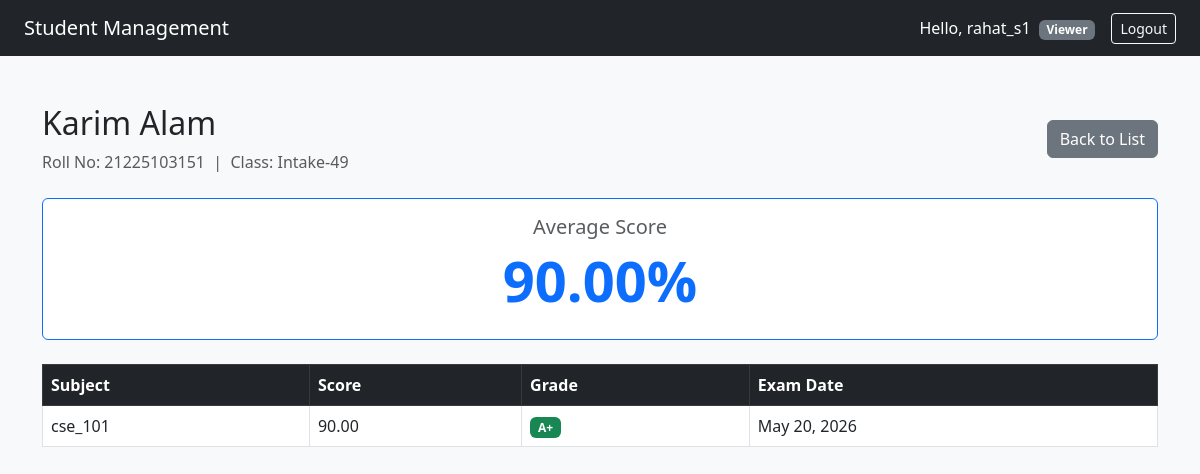
/students/1/ (signed in), run on the app's committed database.
### students/models.py (models this page shows, shortened)
class Student(models.Model):
    user = models.OneToOneField(User, on_delete=models.CASCADE, null=True, blank=True, related_name='student_profile')
    name = models.CharField(max_length=100)
    roll_no = models.CharField(max_length=20,unique=True)
    email = models.CharField(unique=True)
    class_name = models.CharField(max_length=50)
    created_at = models.DateTimeField(auto_now_add=True)

class Mark(models.Model):
    student = models.ForeignKey(Student,on_delete=models.CASCADE,related_name='marks')
    subject = models.CharField(max_length=100)
    score = models.DecimalField(max_digits=5,decimal_places=2)
    exam_date = models.DateField()
    def get_grade(self):
        if self.score >= 80:
            return 'A+'
        elif self.score >= 70:
            return 'A'
        elif self.score >= 60:
            return 'B'
        elif self.score >= 50:
            return 'C'
        elif self.score >= 40:
            return 'D'
        else:
            return 'F'

### students/views.py (the view)
# urls.py: path('<int:pk>/',views.student_detail,name='student_detail'),
@login_required
def student_detail(request,pk):
    student = get_object_or_404(Student, pk=pk)
    if not request.user.is_staff and hasattr(request.user, 'student_profile'):
        if request.user.student_profile.pk != student.pk:
            messages.error(request, 'You can only view your own profile.')
            return redirect('student_list')
    marks = student.marks.all().order_by('exam_date')
    average = marks.aggregate(Avg('score')).get('score__avg') or 0
    return render(request,'students/student_detail.html',{
        'student': student,
        'marks': marks,
        'average': round(average,2)
    })

### students/templates/students/student_detail.html (shortened to what this page needs)
<!DOCTYPE html>
<html lang="en">
<head>
  <link href="https://cdn.jsdelivr.net/npm/bootstrap@5.3.0/dist/css/bootstrap.min.css" rel="stylesheet">
</head>
<body class="bg-light">
<nav class="navbar navbar-dark bg-dark px-4">
  <span class="navbar-brand">Student Management</span>
  <div class="d-flex align-items-center gap-3">
    <span class="text-white">
      Hello, {{ request.user.username }}
      {% if request.user.is_staff %}
        <span class="badge bg-warning text-dark ms-1">Admin</span>
      {% else %}
        <span class="badge bg-secondary ms-1">Viewer</span>
      {% endif %}
    </span>
    <form method="POST" action="{% url 'logout' %}">
      <button type="submit" class="btn btn-outline-light btn-sm">Logout</button>
    </form>
  </div>
</nav>
<div class="container mt-5">
  <div class="d-flex justify-content-between align-items-center mb-4">
    <div>
      <h2>{{ student.name }}</h2>
      <p class="text-muted mb-0">Roll No: {{ student.roll_no }} &nbsp;|&nbsp; Class: {{ student.class_name }}</p>
    </div>
    <div class="d-flex gap-2">
      <a href="{% url 'student_list' %}" class="btn btn-secondary">Back to List</a>
    </div>
  </div>
  <div class="card mb-4 border-primary">
    <div class="card-body text-center">
      <h5 class="text-muted">Average Score</h5>
      <h1 class="display-4 fw-bold text-primary">{{ average }}%</h1>
    </div>
  </div>
  <table class="table table-bordered bg-white">
    <thead class="table-dark">
      <tr>
        <th>Subject</th>
        <th>Score</th>
        <th>Grade</th>
        <th>Exam Date</th>
      </tr>
    </thead>
    <tbody>
      {% for mark in marks %}
      <tr>
        <td>{{ mark.subject }}</td>
        <td>{{ mark.score }}</td>
        <td>
          <span class="badge
            {% if mark.score >= 80 %}bg-success
            {% elif mark.score >= 60 %}bg-primary
            {% elif mark.score >= 40 %}bg-warning text-dark
            {% else %}bg-danger{% endif %}">
            {{ mark.get_grade }}
          </span>
        </td>
        <td>{{ mark.exam_date }}</td>
      </tr>
      {% empty %}
      <tr>
        <td colspan="5" class="text-center text-muted">No marks added yet.</td>
      </tr>
      {% endfor %}
    </tbody>
  </table>
</div>
</body>
</html>

### data on the page
Student: name "Karim Alam", roll_no "21225103151", class_name "Intake-49"
Mark: subject "cse_101", score "90.00", get_grade "A+", exam_date "May 20, 2026"

### other printed values
{{ request.user.username }} "rahat_s1"
{{ average }} "90.00"
